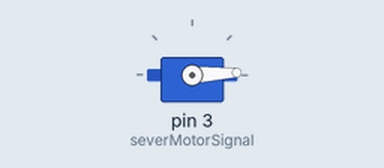
Recording of a sketch running on a simulated Arduino Uno, built with avr-gcc and run on an emulated ATmega328P. On the bench: servo.

Above: at 0.05 s.
At 1.55 s:
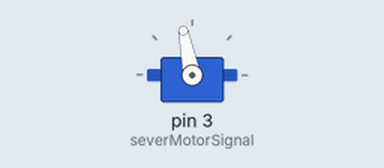
At 3.1 s:
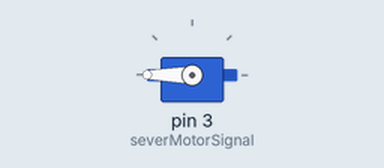
At 6.15 s:
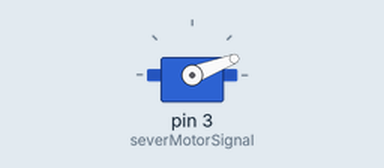
Timing chart, 0 to 9.7 s (numbered marks = the images above):
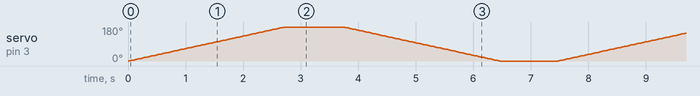

The sketch:

SimpleServoMotorProgram.ino
```cpp
#include<Servo.h>

Servo Myservo;
int pos;
int severMotorSignal=3;

void setup()
{
  //pinMode(LED_BUILTIN, OUTPUT);
  Myservo.attach(severMotorSignal);

}

void loop()
{
  for(pos=0;pos<=180;pos++){
Myservo.write(pos);
delay(15);
}
  delay(1000);

  for(pos=180;pos>=0;pos--){
Myservo.write(pos);
delay(15);
}
  delay(1000);

}
```
